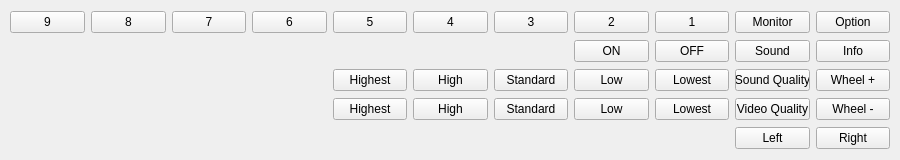
<?xml version="1.0" encoding="UTF-8"?>
<ui version="4.0">
 <class>SoftwareButton</class>
 <widget class="QWidget" name="SoftwareButton">
  <property name="geometry">
   <rect>
    <x>0</x>
    <y>0</y>
    <width>900</width>
    <height>160</height>
   </rect>
  </property>
  <property name="windowTitle">
   <string notr="true">SoftwareButton</string>
  </property>
  <widget class="QWidget" name="">
   <property name="geometry">
    <rect>
     <x>10</x>
     <y>10</y>
     <width>880</width>
     <height>140</height>
    </rect>
   </property>
   <layout class="QGridLayout" name="gridLayout">
    <item row="0" column="0">
     <widget class="QPushButton" name="pushButton_11">
      <property name="sizePolicy">
       <sizepolicy hsizetype="Minimum" vsizetype="Minimum">
        <horstretch>0</horstretch>
        <verstretch>0</verstretch>
       </sizepolicy>
      </property>
      <property name="text">
       <string notr="true">9</string>
      </property>
     </widget>
    </item>
    <item row="0" column="1">
     <widget class="QPushButton" name="pushButton_10">
      <property name="text">
       <string notr="true">8</string>
      </property>
     </widget>
    </item>
    <item row="0" column="2">
     <widget class="QPushButton" name="pushButton_9">
      <property name="text">
       <string notr="true">7</string>
      </property>
     </widget>
    </item>
    <item row="0" column="3">
     <widget class="QPushButton" name="pushButton_8">
      <property name="text">
       <string notr="true">6</string>
      </property>
     </widget>
    </item>
    <item row="0" column="4">
     <widget class="QPushButton" name="pushButton_7">
      <property name="text">
       <string notr="true">5</string>
      </property>
     </widget>
    </item>
    <item row="0" column="5">
     <widget class="QPushButton" name="pushButton_6">
      <property name="text">
       <string notr="true">4</string>
      </property>
     </widget>
    </item>
    <item row="0" column="6">
     <widget class="QPushButton" name="pushButton_5">
      <property name="text">
       <string notr="true">3</string>
      </property>
     </widget>
    </item>
    <item row="0" column="7">
     <widget class="QPushButton" name="pushButton_4">
      <property name="text">
       <string notr="true">2</string>
      </property>
     </widget>
    </item>
    <item row="0" column="8">
     <widget class="QPushButton" name="pushButton_3">
      <property name="text">
       <string notr="true">1</string>
      </property>
     </widget>
    </item>
    <item row="0" column="9">
     <widget class="QPushButton" name="pushButton_2">
      <property name="text">
       <string>Monitor</string>
      </property>
     </widget>
    </item>
    <item row="0" column="10">
     <widget class="QPushButton" name="pushButton_1">
      <property name="text">
       <string>Option</string>
      </property>
     </widget>
    </item>
    <item row="1" column="7">
     <widget class="QPushButton" name="pushButton_31">
      <property name="text">
       <string>ON</string>
      </property>
     </widget>
    </item>
    <item row="1" column="8">
     <widget class="QPushButton" name="pushButton_30">
      <property name="text">
       <string>OFF</string>
      </property>
     </widget>
    </item>
    <item row="1" column="9">
     <widget class="QPushButton" name="pushButton_29">
      <property name="text">
       <string>Sound</string>
      </property>
     </widget>
    </item>
    <item row="1" column="10">
     <widget class="QPushButton" name="pushButton_28">
      <property name="text">
       <string>Info</string>
      </property>
     </widget>
    </item>
    <item row="2" column="4">
     <widget class="QPushButton" name="pushButton_18">
      <property name="text">
       <string>Highest</string>
      </property>
     </widget>
    </item>
    <item row="2" column="5">
     <widget class="QPushButton" name="pushButton_17">
      <property name="text">
       <string>High</string>
      </property>
     </widget>
    </item>
    <item row="2" column="6">
     <widget class="QPushButton" name="pushButton_16">
      <property name="text">
       <string>Standard</string>
      </property>
     </widget>
    </item>
    <item row="2" column="7">
     <widget class="QPushButton" name="pushButton_15">
      <property name="text">
       <string>Low</string>
      </property>
     </widget>
    </item>
    <item row="2" column="8">
     <widget class="QPushButton" name="pushButton_14">
      <property name="text">
       <string>Lowest</string>
      </property>
     </widget>
    </item>
    <item row="2" column="9">
     <widget class="QPushButton" name="pushButton_13">
      <property name="text">
       <string>Sound Quality</string>
      </property>
     </widget>
    </item>
    <item row="2" column="10">
     <widget class="QPushButton" name="pushButton_12">
      <property name="text">
       <string>Wheel +</string>
      </property>
     </widget>
    </item>
    <item row="3" column="4">
     <widget class="QPushButton" name="pushButton_25">
      <property name="text">
       <string>Highest</string>
      </property>
     </widget>
    </item>
    <item row="3" column="5">
     <widget class="QPushButton" name="pushButton_24">
      <property name="text">
       <string>High</string>
      </property>
     </widget>
    </item>
    <item row="3" column="6">
     <widget class="QPushButton" name="pushButton_23">
      <property name="text">
       <string>Standard</string>
      </property>
     </widget>
    </item>
    <item row="3" column="7">
     <widget class="QPushButton" name="pushButton_22">
      <property name="text">
       <string>Low</string>
      </property>
     </widget>
    </item>
    <item row="3" column="8">
     <widget class="QPushButton" name="pushButton_21">
      <property name="text">
       <string>Lowest</string>
      </property>
     </widget>
    </item>
    <item row="3" column="9">
     <widget class="QPushButton" name="pushButton_20">
      <property name="text">
       <string>Video Quality</string>
      </property>
     </widget>
    </item>
    <item row="3" column="10">
     <widget class="QPushButton" name="pushButton_19">
      <property name="text">
       <string>Wheel -</string>
      </property>
     </widget>
    </item>
    <item row="4" column="9">
     <widget class="QPushButton" name="pushButton_27">
      <property name="text">
       <string>Left</string>
      </property>
     </widget>
    </item>
    <item row="4" column="10">
     <widget class="QPushButton" name="pushButton_26">
      <property name="text">
       <string>Right</string>
      </property>
     </widget>
    </item>
   </layout>
  </widget>
 </widget>
 <resources/>
 <connections/>
</ui>
